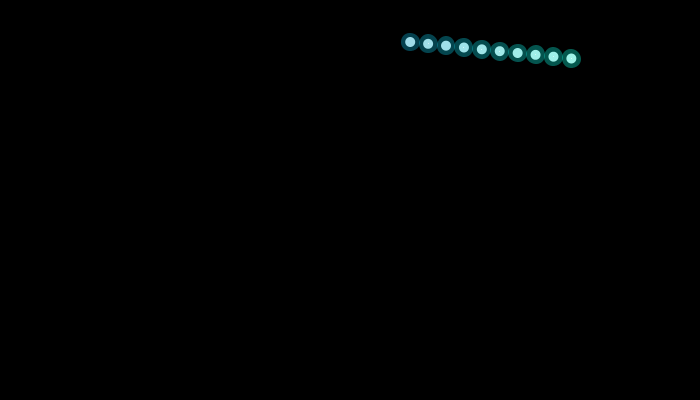
Frame 1 (no input)
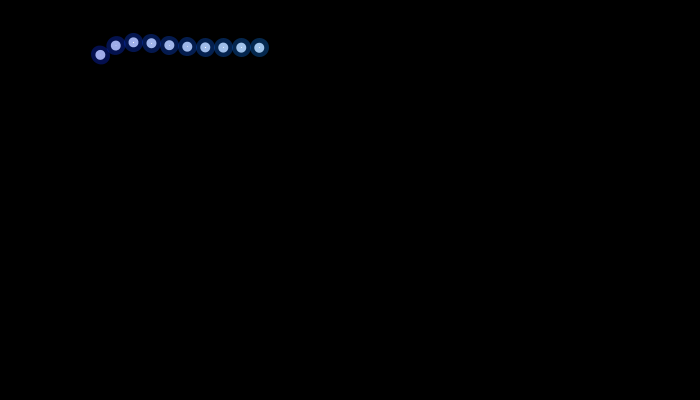
Frame 60 (the mouse pressed at the canvas centre just before this capture)
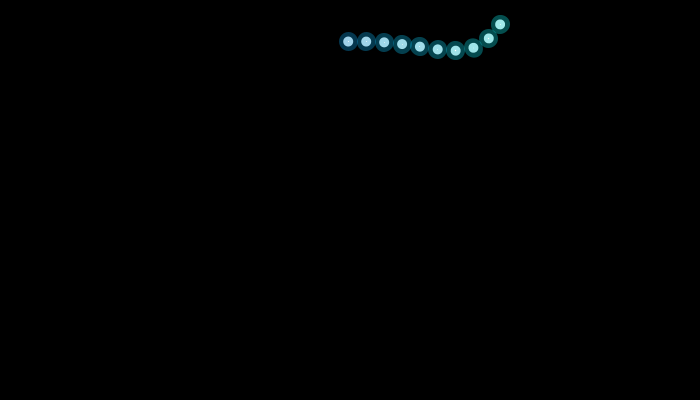
Frame 120 (the mouse held since frame 60 and released just before this capture)

The Processing sketch that drew these frames (run headless with seeded random() and noise(); from frame 60 on, the mouse is pressed at the canvas centre):

// Processing sketch: squirmywormy
// ── squirmywormy.pde

Segment seg;
Segment seg2;

void setup() {
  size(700, 400);
  strokeWeight(9);
  seg = new Segment('b',1);
  seg2 = new Segment('g',1);

}

void draw() {
  background(0);

  //doYourThing(seg);
   doYourThing2(seg2);

}
class Segment{
  float[] xf;
  float[] yf;
float segLength;
char col;
float t;
   Segment(char col, int t){
    this.xf = new float[10];
    this.yf = new float[10];
    this.segLength = 18;
    this.col = col;
    this.t = t;
   }
void getNextColour(float x){
  if(col == 'b'){
      stroke(color(10,200,map(x, 0, 640, 0, 255), 100));
  } else if (col == 'r'){
      stroke(color(map(x, 0, 640, 0, 255), 10,200,100));

  } else {
      stroke(color(10,map(x, 0, 640, 0, 255), 200,100));

  }
}
void dragSegment(int i, float xin, float yin) {
  float dx = xin - xf[i];
  float dy = yin - yf[i];
  float angle = atan2(dy, dx);  
  xf[i] = xin - cos(angle) * segLength;
  yf[i] = yin - sin(angle) * segLength;
  segment(xf[i], yf[i], angle);
}

void segment(float xi, float yi, float a) {
  pushMatrix();
  translate(xi, yi);
  rotate(a);
  getNextColour(xi);
  //line(0, 0, segLength, 0);
  ellipse(0,0,10,10);
  popMatrix();
}
}
  
void doYourThing(Segment seg){
  float tx = map(sin(seg.t), -1, 1, 0, 640);
    float ty = map(cos(seg.t), -1, 1, 0, 360);

    seg.dragSegment(0, tx ,ty );

  seg.t += 0.05;
  for(int i=0; i<seg.xf.length-1; i++) {
    seg.dragSegment(i+1, seg.xf[i], seg.yf[i]);
  }
}
void doYourThing2(Segment seg){
  float tx = map(sin(seg.t), -1, 1, 0, 640);
    float ty = map(tan(seg.t), -1, 1, 0, 360);

    seg.dragSegment(0, tx ,ty%100 );

  seg.t += 0.05;
  for(int i=0; i<seg.xf.length-1; i++) {
    seg.dragSegment(i+1, seg.xf[i], seg.yf[i]);
  }
}
